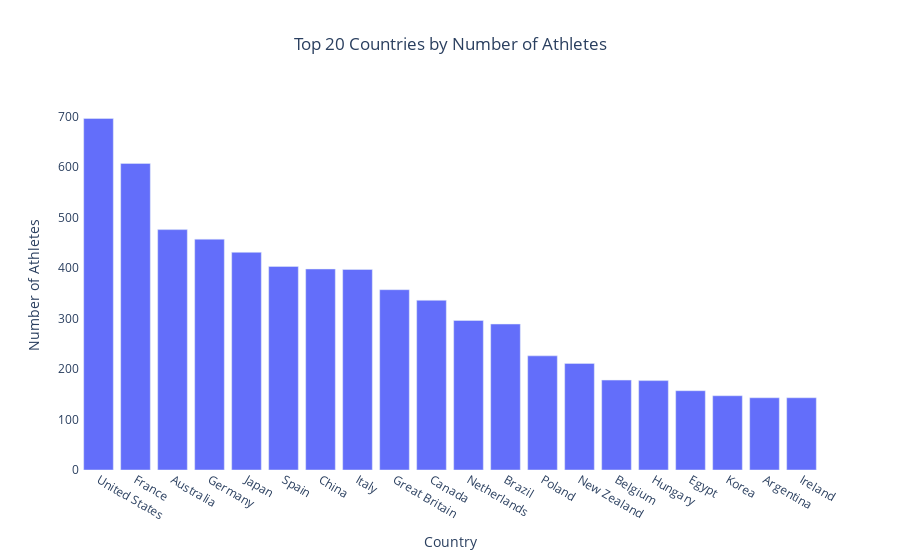

Notebook code cell kept with this figure:
### Markdown cell above
**Nationality and Athlete Count**

### Code cell
country_counts = adf['nationality'].value_counts().head(20)

fig_countries = px.bar(
    x=country_counts.index, 
    y=country_counts.values,
    title="Top 20 Countries by Number of Athletes",
    labels={'x': 'Country', 'y': 'Number of Athletes'}
)
fig_countries.update_layout(
    plot_bgcolor='white',
    title_x=0.5
)
fig_countries.show()

### Figure 1 — Plotly figure (JSON) as saved in the notebook; plotly's stock layout.template omitted (floating-point values rounded to 4 significant figures)
{"data": [{"alignmentgroup": "True", "hovertemplate": "Country=%{x}<br>Number of Athletes=%{y}<extra></extra>", "legendgroup": "", "marker": {"color": "#636efa", "pattern": {"shape": ""}}, "name": "", "offsetgroup": "", "orientation": "v", "showlegend": false, "textposition": "auto", "type": "bar", "x": ["United States", "France", "Australia", "Germany", "Japan", "Spain", "China", "Italy", "Great Britain", "Canada", "Netherlands", "Brazil", "Poland", "New Zealand", "Belgium", "Hungary", "Egypt", "Korea", "Argentina", "Ireland"], "xaxis": "x", "y": [696, 607, 476, 457, 431, 403, 398, 397, 357, 336, 296, 289, 226, 211, 178, 177, 157, 147, 143, 143], "yaxis": "y"}], "layout": {"barmode": "relative", "legend": {"tracegroupgap": 0}, "plot_bgcolor": "white", "title": {"text": "Top 20 Countries by Number of Athletes", "x": 0.5}, "xaxis": {"anchor": "y", "domain": [0, 1], "title": {"text": "Country"}}, "yaxis": {"anchor": "x", "domain": [0, 1], "title": {"text": "Number of Athletes"}}}}
